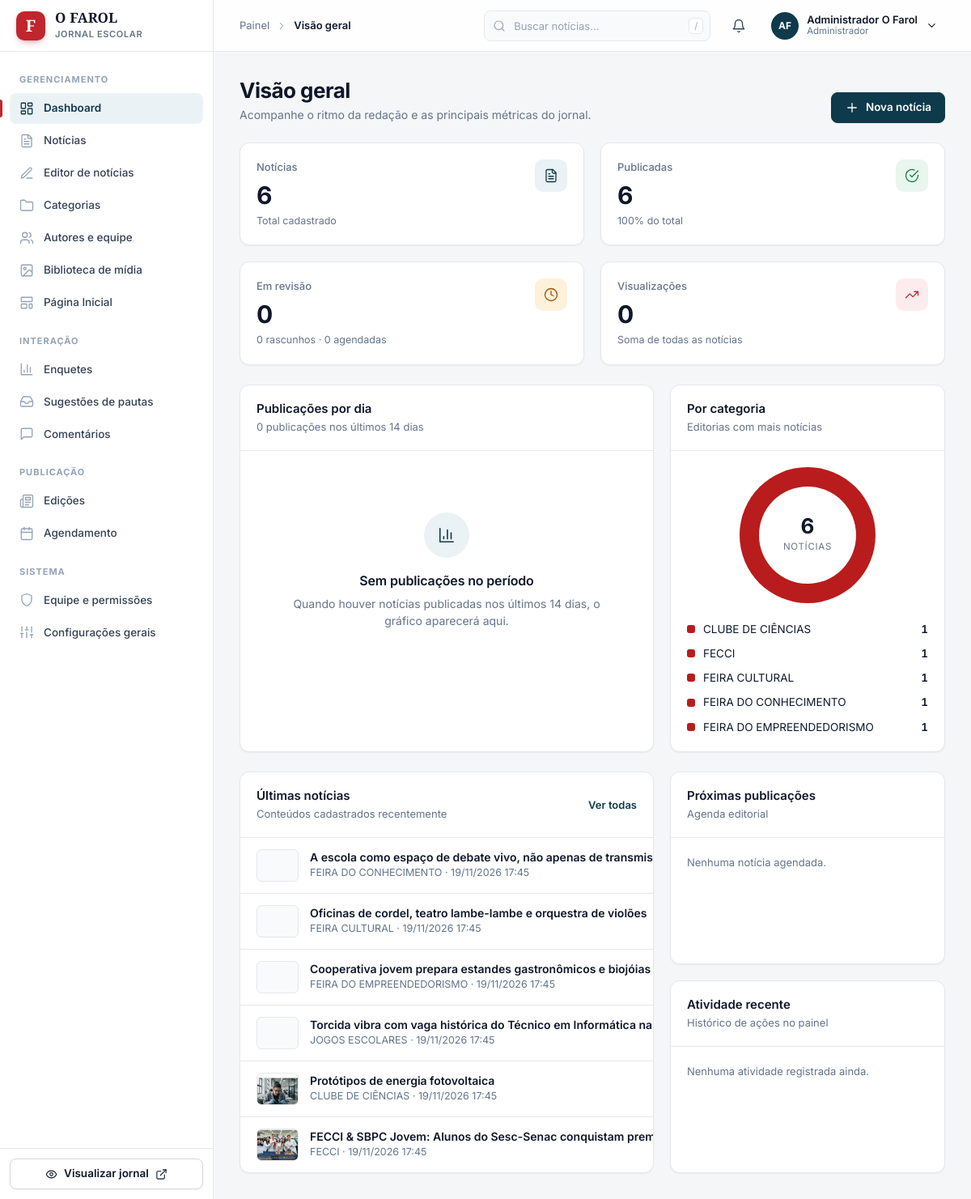
Page /admin/dashboard.php (signed in) on the committed database.
### tables this page shows
CREATE TABLE `noticias` (
  `id` INT AUTO_INCREMENT PRIMARY KEY,
  `categoria_id` INT NOT NULL,
  `edicao_id` INT NULL,
  `titulo` VARCHAR(255) NOT NULL,
  `subtitulo` TEXT NULL,
  `slug` VARCHAR(255) NOT NULL UNIQUE,
  `chapeu` VARCHAR(80) NULL,  
  `conteudo` LONGTEXT NOT NULL,
  `citacao_destaque` TEXT NULL,  
  `citacao_autor` VARCHAR(150) NULL,
  `imagem_capa` VARCHAR(255) NULL,
  `legenda_capa` TEXT NULL,
  `credito_foto` VARCHAR(150) NULL,
  `tempo_leitura` INT NOT NULL DEFAULT 3,  
  `professor_orientador` VARCHAR(150) NULL,  
  `status` ENUM('rascunho', 'revisao', 'aprovado', 'agendado', 'publicado', 'arquivado') NOT NULL DEFAULT 'publicado',
  `agendado_para` DATETIME NULL,
  `publicado_em` DATETIME NULL,
  `posicao_homepage` ENUM('nenhuma', 'manchete_hero', 'ciencia_tecnica', 'jogos_esportes', 'cultura_empreendedorismo', 'coluna_opiniao') NOT NULL DEFAULT 'nenhuma',
  `ordem_home` INT NOT NULL DEFAULT 0,
  `visualizacoes` INT NOT NULL DEFAULT 0,
  `meta_keywords` VARCHAR(255) NULL,
  `meta_description` TEXT NULL,
  `criado_por` INT NULL,
  `editando_por` INT NULL,
  `editando_em` DATETIME NULL,
  `criado_em` TIMESTAMP DEFAULT CURRENT_TIMESTAMP,
  `atualizado_em` TIMESTAMP DEFAULT CURRENT_TIMESTAMP ON UPDATE CURRENT_TIMESTAMP,
  FOREIGN KEY (`categoria_id`) REFERENCES `categorias`(`id`) ON DELETE CASCADE,
  FOREIGN KEY (`edicao_id`) REFERENCES `edicoes`(`id`) ON DELETE SET NULL,
  FOREIGN KEY (`criado_por`) REFERENCES `usuarios`(`id`) ON DELETE SET NULL,
  FOREIGN KEY (`editando_por`) REFERENCES `usuarios`(`id`) ON DELETE SET NULL,
  INDEX `idx_slug` (`slug`),
  INDEX `idx_status_pub` (`status`, `publicado_em`),
  INDEX `idx_home` (`posicao_homepage`)
);

CREATE TABLE `categorias` (
  `id` INT AUTO_INCREMENT PRIMARY KEY,
  `nome` VARCHAR(80) NOT NULL,
  `slug` VARCHAR(100) NOT NULL UNIQUE,
  `descricao` VARCHAR(255) NULL,
  `cor` VARCHAR(30) DEFAULT '#b91c1c',  
  `ordem` INT NOT NULL DEFAULT 0,
  `no_menu` TINYINT(1) NOT NULL DEFAULT 1,
  `ativo` TINYINT(1) NOT NULL DEFAULT 1,
  `criado_em` TIMESTAMP DEFAULT CURRENT_TIMESTAMP
);

### includes/functions.php (called while the page is built, shortened)
<?php
function e(?string $string): string {
    return htmlspecialchars((string)$string, ENT_QUOTES, 'UTF-8');
}

### admin/dashboard.php (the view, shortened to what this page needs)
<?php
require_once __DIR__ . '/header.php';
$pdo = getDBConnection();
$total_noticias = 0;
$publicadas = 0;
$em_revisao = 0;
$rascunhos = 0;
$agendadas = 0;
$views = 0;
$erro_carga = '';
$dias = [];
$por_categoria = [];
$ultimas = [];
$agenda = [];
$atividades = [];
for ($i = 13; $i >= 0; $i--) {
    $dias[date('Y-m-d', strtotime("-{$i} days"))] = 0;
}
if ($pdo) {
    try {
        $stmt = $pdo->query("SELECT status, COUNT(*) AS qtd, COALESCE(SUM(visualizacoes), 0) AS v FROM noticias GROUP BY status");
        foreach ($stmt->fetchAll() as $r) {
            $q = (int)$r['qtd'];
            $total_noticias += $q;
            $views += (int)$r['v'];
            if ($r['status'] === 'publicado') {
                $publicadas = $q;
            } elseif ($r['status'] === 'revisao') {
                $em_revisao = $q;
            } elseif ($r['status'] === 'rascunho') {
                $rascunhos = $q;
            } elseif ($r['status'] === 'agendado') {
                $agendadas = $q;
            }
        }
    } catch (Exception $e) {
        $erro_carga = $erro_carga ?: $e->getMessage();
    }
    try {
        $stmt = $pdo->query("SELECT c.nome, c.cor, COUNT(n.id) AS qtd FROM categorias c LEFT JOIN noticias n ON n.categoria_id = c.id GROUP BY c.id, c.nome, c.cor ORDER BY qtd DESC, c.nome ASC LIMIT 5");
        $por_categoria = $stmt->fetchAll();
    } catch (Exception $e) {
        $erro_carga = $erro_carga ?: $e->getMessage();
    }
    try {
        $stmt = $pdo->query("SELECT n.*, c.nome AS categoria_nome FROM noticias n JOIN categorias c ON n.categoria_id = c.id ORDER BY n.id DESC LIMIT 6");
        $ultimas = $stmt->fetchAll();
    } catch (Exception $e) {
        $erro_carga = $erro_carga ?: $e->getMessage();
    }
    try {
        $stmt = $pdo->query("SELECT id, titulo, agendado_para FROM noticias WHERE status = 'agendado' AND agendado_para IS NOT NULL ORDER BY agendado_para ASC LIMIT 4");
        $agenda = $stmt->fetchAll();
    } catch (Exception $e) {
        $erro_carga = $erro_carga ?: $e->getMessage();
    }
    try {
        $stmt = $pdo->query("SELECT l.acao, l.detalhes, l.criado_em, u.nome AS usuario_nome FROM logs_auditoria l LEFT JOIN usuarios u ON u.id = l.usuario_id ORDER BY l.id DESC LIMIT 8");
        $atividades = $stmt->fetchAll();
    } catch (Exception $e) {
        $erro_carga = $erro_carga ?: $e->getMessage();
    }
}
$views_fmt = $views >= 1000 ? number_format($views / 1000, 1, ',', '.') . ' mil' : (string)$views;
$pct_pub = $total_noticias > 0 ? (int)round($publicadas / $total_noticias * 100) : 0;
$total_14 = array_sum($dias);
$paleta = ['#c0262d', '#0e3a4b', '#d97706', '#6b21a8', '#0d9488'];
$total_cat = 0;
foreach ($por_categoria as $c) {
    $total_cat += (int)$c['qtd'];
}
$grad = [];
$acc = 0.0;
foreach ($por_categoria as $i => $c) {
    $por_categoria[$i]['_cor'] = ui_color($c['cor'] ?? null, $paleta[$i % 5]);
    $pct = $total_cat > 0 ? ((int)$c['qtd'] / $total_cat * 100) : 0;
    $grad[] = $por_categoria[$i]['_cor'] . ' ' . round($acc, 2) . '% ' . round($acc + $pct, 2) . '%';
    $acc += $pct;
}
$donut_bg = ($total_cat > 0) ? 'conic-gradient(' . implode(', ', $grad) . ')' : 'conic-gradient(#e5e7eb 0 100%)';
?>
<?= ui_page_header('Visão geral', 'Acompanhe o ritmo da redação e as principais métricas do jornal.',
    '<a href="' . BASE_URL . '/admin/editor.php" class="btn btn--primary">' . ui_icon('plus') . ' Nova notícia</a>') ?>
<div class="cols cols--4 mb-6">
  <div class="card stat">
    <div>
      <div class="stat__label">Notícias</div>
      <div class="stat__value"><?= $total_noticias ?></div>
      <div class="stat__foot">Total cadastrado</div>
    </div>
    <div class="stat__icon"><?= ui_icon('news') ?></div>
  </div>
  <div class="card stat">
    <div>
      <div class="stat__label">Publicadas</div>
      <div class="stat__value"><?= $publicadas ?></div>
      <div class="stat__foot"><?= $pct_pub ?>% do total</div>
    </div>
    <div class="stat__icon stat__icon--ok"><?= ui_icon('check-c') ?></div>
  </div>
  <div class="card stat">
    <div>
      <div class="stat__label">Em revisão</div>
      <div class="stat__value"><?= $em_revisao ?></div>
      <div class="stat__foot"><?= $rascunhos ?> rascunho<?= $rascunhos === 1 ? '' : 's' ?> · <?= $agendadas ?> agendada<?= $agendadas === 1 ? '' : 's' ?></div>
    </div>
    <div class="stat__icon stat__icon--warn"><?= ui_icon('clock') ?></div>
  </div>
  <div class="card stat">
    <div>
      <div class="stat__label">Visualizações</div>
      <div class="stat__value"><?= e($views_fmt) ?></div>
      <div class="stat__foot">Soma de todas as notícias</div>
    </div>
    <div class="stat__icon stat__icon--accent"><?= ui_icon('trending') ?></div>
  </div>
</div>
<div class="split split--wide split--stretch mb-6">
  <div class="card">
    <div class="card__head">
      <div>
        <div class="card__title">Publicações por dia</div>
        <div class="card__sub"><?= $total_14 ?> publicaç<?= $total_14 === 1 ? 'ão' : 'ões' ?> nos últimos 14 dias</div>
      </div>
    </div>
    <div class="card__body">
      <?php if ($total_14 === 0): ?>
        <?= ui_empty('chart', 'Sem publicações no período', 'Quando houver notícias publicadas nos últimos 14 dias, o gráfico aparecerá aqui.') ?>
      <?php endif; ?>
    </div>
  </div>
  <div class="card">
    <div class="card__head">
      <div>
        <div class="card__title">Por categoria</div>
        <div class="card__sub">Editorias com mais notícias</div>
      </div>
    </div>
    <div class="card__body">
      <?php if ($total_cat === 0): ?>
        <?= ui_empty('folder', 'Nenhuma notícia categorizada', 'A distribuição aparece quando houver notícias nas categorias.') ?>
      <?php else: ?>
        <div class="donut" style="background: <?= e($donut_bg) ?>">
          <div class="donut__center"><strong><?= $total_noticias ?></strong><span>notícias</span></div>
        </div>
        <div class="legend" style="margin-top: 22px">
          <?php foreach ($por_categoria as $c): ?>
            <div class="legend__row">
              <i class="legend__dot" style="background: <?= e($c['_cor']) ?>"></i>
              <span class="truncate-1"><?= e($c['nome']) ?></span>
              <span class="legend__val"><?= (int)$c['qtd'] ?></span>
            </div>
          <?php endforeach; ?>
        </div>
      <?php endif; ?>
    </div>
  </div>
</div>
<div class="split split--wide split--stretch">
  <div class="card card--flush">
    <div class="card__head">
      <div>
        <div class="card__title">Últimas notícias</div>
        <div class="card__sub">Conteúdos cadastrados recentemente</div>
      </div>
      <a href="<?= BASE_URL ?>/admin/noticias.php" class="link text-sm">Ver todas</a>
    </div>
    <?php if (empty($ultimas)): ?>
      <?= ui_empty('news', 'Nenhuma notícia cadastrada', 'Crie a primeira reportagem para começar a alimentar o jornal.',
          '<a href="' . BASE_URL . '/admin/editor.php" class="btn btn--primary">' . ui_icon('plus') . ' Nova notícia</a>') ?>
    <?php else: ?>
      <div class="list">
        <?php foreach ($ultimas as $n): ?>
          <?php $capa = $n['imagem_capa'] ?? ''; ?>
          <div class="list__item">
            <?php if (!empty($capa)): ?>
              <img src="<?= BASE_URL ?>/<?= e((string)$capa) ?>" alt="" class="thumb" loading="lazy">
            <?php else: ?>
              <div class="thumb"></div>
            <?php endif; ?>
            <div class="grow">
              <a href="<?= BASE_URL ?>/admin/editor.php?id=<?= (int)$n['id'] ?>" class="cell__title truncate-1" style="display:block"><?= e($n['titulo']) ?></a>
              <div class="cell__meta"><?= e($n['categoria_nome']) ?> · <?= e(ui_date($n['criado_em'] ?? null)) ?></div>
            </div>
          </div>
        <?php endforeach; ?>
      </div>
    <?php endif; ?>
  </div>
  <div class="stack">
    <div class="card card--flush">
      <div class="card__head">
        <div>
          <div class="card__title">Próximas publicações</div>
          <div class="card__sub">Agenda editorial</div>
        </div>
      </div>
      <?php if (empty($agenda)): ?>
        <div class="card__body muted text-sm">Nenhuma notícia agendada.</div>
      <?php endif; ?>
    </div>
    <div class="card card--flush">
      <div class="card__head">
        <div>
          <div class="card__title">Atividade recente</div>
          <div class="card__sub">Histórico de ações no painel</div>
        </div>
      </div>
      <?php if (empty($atividades)): ?>
        <div class="card__body muted text-sm">Nenhuma atividade registrada ainda.</div>
      <?php endif; ?>
    </div>
  </div>
</div>
<?php require_once __DIR__ . '/footer.php'; ?>

### assets/css/main.css (style rules this page uses)
*,:after,:before { --tw-border-spacing-x:0;--tw-border-spacing-y:0;--tw-translate-x:0;--tw-translate-y:0;--tw-rotate:0;--tw-skew-x:0;--tw-skew-y:0;--tw-scale-x:1;--tw-scale-y:1;--tw-pan-x: ;--tw-pan-y: ;--tw-pinch-zoom: ;--tw-scroll-snap-strictness:proximity;--tw-gradient-from-position: ;--tw-gradient-via-position: ;--tw-gradient-to-position: ;--tw-ordinal: ;--tw-slashed-zero: ;--tw-numeric-figure: ;--tw-numeric-spacing: ;--tw-numeric-fraction: ;--tw-ring-inset: ;--tw-ring-offset-width:0px;--tw-ring-offset-color:#fff;--tw-ring-color:rgba(59,130,246,.5);--tw-ring-offset-shadow:0 0 #0000;--tw-ring-shadow:0 0 #0000;--tw-shadow:0 0 #0000;--tw-shadow-colored:0 0 #0000;--tw-blur: ;--tw-brightness: ;--tw-contrast: ;--tw-grayscale: ;--tw-hue-rotate: ;--tw-invert: ;--tw-saturate: ;--tw-sepia: ;--tw-drop-shadow: ;--tw-backdrop-blur: ;--tw-backdrop-brightness: ;--tw-backdrop-contrast: ;--tw-backdrop-grayscale: ;--tw-backdrop-hue-rotate: ;--tw-backdrop-invert: ;--tw-backdrop-opacity: ;--tw-backdrop-saturate: ;--tw-backdrop-sepia: ;--tw-contain-size: ;--tw-contain-layout: ;--tw-contain-paint: ;--tw-contain-style: }
*,:after,:before { box-sizing:border-box;border:0 solid #e5e7eb }
:after,:before { --tw-content:"" }
:host,html { line-height:1.5;-webkit-text-size-adjust:100%;-moz-tab-size:4;-o-tab-size:4;tab-size:4;font-family:Inter,system-ui,-apple-system,sans-serif;font-feature-settings:normal;font-variation-settings:normal;-webkit-tap-highlight-color:transparent }
body { margin:0;line-height:inherit }
a { color:inherit;text-decoration:inherit }
b,strong { font-weight:bolder }
audio,canvas,embed,iframe,img,object,svg,video { display:block;vertical-align:middle }
img,video { max-width:100%;height:auto }
body { background-color:#f5f3ec;color:#111827;font-family:Inter,system-ui,-apple-system,sans-serif;-webkit-font-smoothing:antialiased }
.mb-6 { margin-bottom:1.5rem }
.text-sm { font-size:.875rem;line-height:1.25rem }

### rows in the picture
noticias: titulo "A escola como espaço de debate vivo, não apenas de…", categoria.nome "FEIRA DO CONHECIMENTO", criado_em "19/11/2026 17:45"
noticias: titulo "Oficinas de cordel, teatro lambe-lambe e orquestra de violões", categoria.nome "FEIRA CULTURAL", criado_em "19/11/2026 17:45"
noticias: titulo "Cooperativa jovem prepara estandes gastronômicos e biojóias", categoria.nome "FEIRA DO EMPREENDEDORISMO", criado_em "19/11/2026 17:45"
noticias: titulo "Torcida vibra com vaga histórica do Técnico em Informática na…", categoria.nome "JOGOS ESCOLARES", criado_em "19/11/2026 17:45"
noticias: imagem_capa (picture), titulo "Protótipos de energia fotovoltaica", categoria.nome "CLUBE DE CIÊNCIAS", criado_em "19/11/2026 17:45"
noticias: imagem_capa (picture), titulo "FECCI & SBPC Jovem: Alunos do Sesc-Senac conquistam premiação nacional com projetos de sustentabilidade…", categoria.nome "FECCI", criado_em "19/11/2026 17:45"

### other values in the picture
$group_title "GERENCIAMENTO"
$label "Dashboard"
$label "Notícias"
$label "Editor de notícias"
$label "Categorias"
$label "Autores e equipe"
$label "Biblioteca de mídia"
$label "Página Inicial"
$group_title "INTERAÇÃO"
$label "Enquetes"
$label "Sugestões de pautas"
$label "Comentários"
$group_title "PUBLICAÇÃO"
$label "Edições"
$label "Agendamento"
